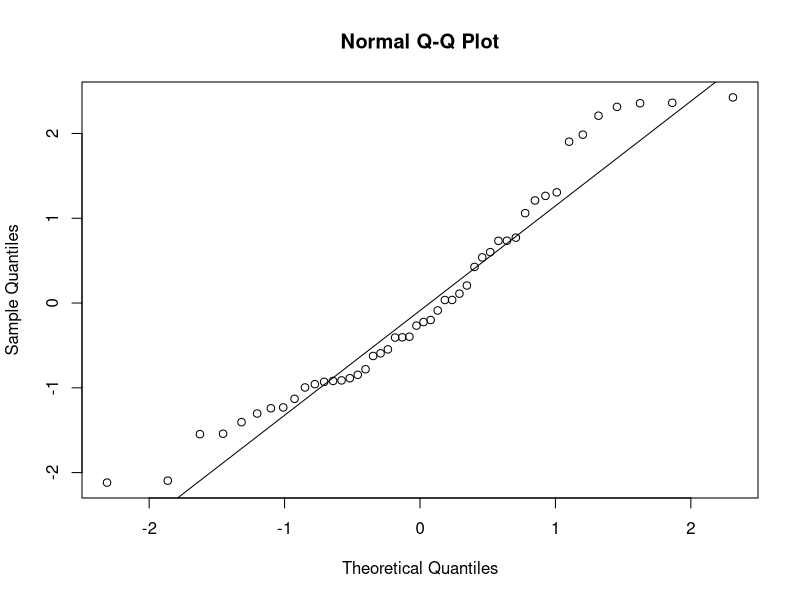
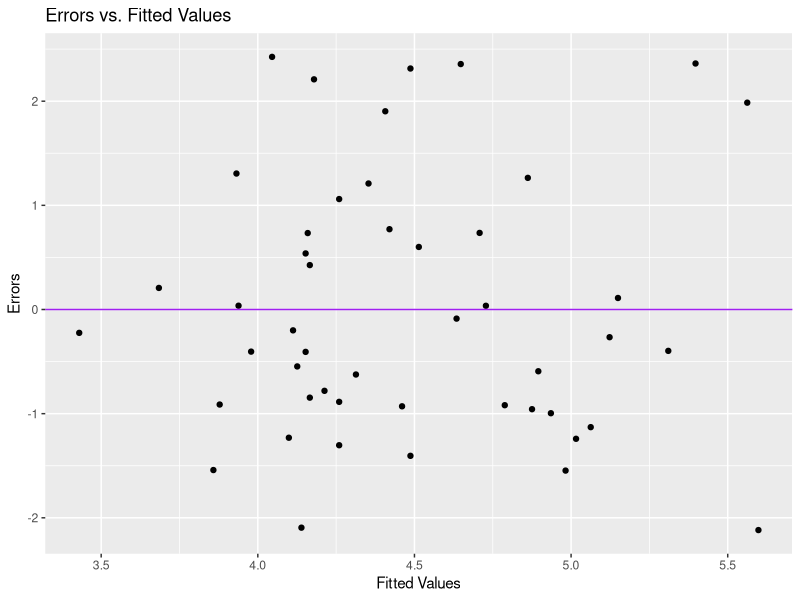

The R script that drew these images, in order:
#script to try models
library(tidyverse)
library(ggplot2)
library(MASS)

vitis_var_means <- read_csv("data/viniferaTraitMeans/Vitis_var_means.csv")
vitis_trait <- read_csv("data/viniferaTraitMeans/Vitis_trait_data.csv")
PhenoVarRMI <- read_csv("data/Phenodata/PhenoVarRMI.csv")

vitis_var_means <- vitis_var_means %>% 
  rename(variety = Varietal) 

vitis_var_means <- subset(vitis_var_means, select=c("variety", "C13", "C", "N", "C.N", "mean_stom", "stom_den", "SPI"))


PhenoVarRMI <- PhenoVarRMI %>% 
  na.omit(PhenoVarRMI)

#vitis <- full_join(vitis_var_means, PhenoVarRMI, by = "variety") #this is not very helpful because they end 
#up mostly NAs 

#this is called full.model just to make it easy for substituting betas, but I get a 0 slope when
#I use variety in the model, so I need to figure out how to add flowering time with the traits and 
#maybe this data does not fit in a linear model
full.model = lm(SPI ~ stom_den , data = vitis_var_means)

vitis_var_means$ei = full.model$residuals
vitis_var_means$yhat = full.model$fitted.values

qqnorm(full.model$residuals)
qqline(full.model$residuals)

ei = full.model$residuals
the.SWtest = shapiro.test(ei)
the.SWtest

qplot(yhat, ei, data = vitis_var_means) +  ggtitle("Errors vs. Fitted Values") + xlab("Fitted Values") + 
  ylab("Errors") + geom_hline(yintercept = 0,col = "purple")

Group = rep("Lower",nrow(vitis_var_means))


